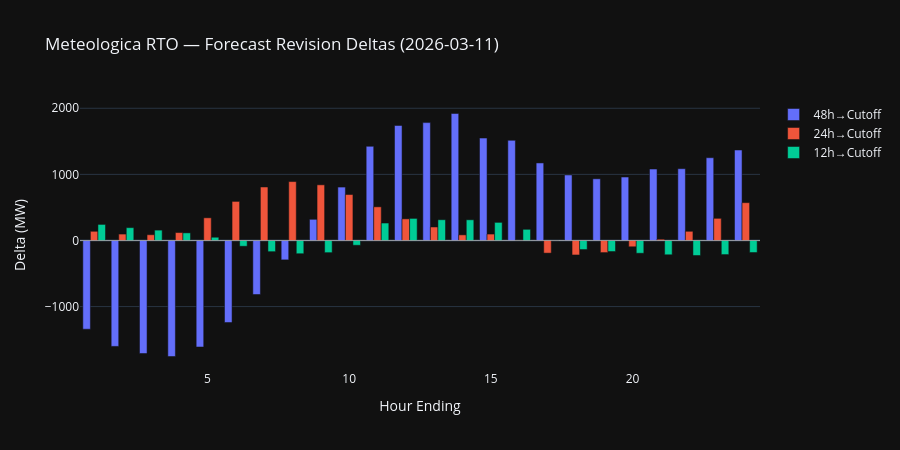

Here is the notebook cell this chart was saved with:
### Markdown cell above
## 4. Forecast Deltas — MW Changes at Each Lookback

### Code cell
# Grouped bar: delta_12h, delta_24h, delta_48h by hour_ending for latest date
fig = go.Figure()
for col, label, color in [
    ("delta_48h", "48h\u2192Cutoff", "#636EFA"),
    ("delta_24h", "24h\u2192Cutoff", "#EF553B"),
    ("delta_12h", "12h\u2192Cutoff", "#00CC96"),
]:
    fig.add_trace(go.Bar(
        x=df_latest["hour_ending"], y=df_latest[col],
        name=label, marker_color=color,
    ))

fig.update_layout(
    barmode="group",
    title=f"Meteologica RTO \u2014 Forecast Revision Deltas ({latest_date})",
    xaxis_title="Hour Ending", yaxis_title="Delta (MW)",
    template="plotly_dark", height=450,
)
fig.add_hline(y=0, line_color="white", line_width=0.5)
fig.show()

### Figure 1 — Plotly figure (JSON) as saved in the notebook; plotly's stock layout.template omitted (floating-point values rounded to 4 significant figures)
{"data": [{"marker": {"color": "#636EFA"}, "name": "48h→Cutoff", "type": "bar", "x": [1, 2, 3, 4, 5, 6, 7, 8, 9, 10, 11, 12, 13, 14, 15, 16, 17, 18, 19, 20, 21, 22, 23, 24], "y": [-1342.0, -1602.0, -1710.0, -1755.0, -1611.0, -1241.0, -817.0, -293.0, 320.0, 808.0, 1425.0, 1740.0, 1783.0, 1921.0, 1549.0, 1515.0, 1173.0, 991.0, 933.0, 960.0, 1081.0, 1086.0, 1252.0, 1369.0]}, {"marker": {"color": "#EF553B"}, "name": "24h→Cutoff", "type": "bar", "x": [1, 2, 3, 4, 5, 6, 7, 8, 9, 10, 11, 12, 13, 14, 15, 16, 17, 18, 19, 20, 21, 22, 23, 24], "y": [139.0, 97.0, 87.0, 120.0, 343.0, 591.0, 809.0, 891.0, 842.0, 695.0, 509.0, 327.0, 204.0, 85.0, 97.0, 1.0, -191.0, -219.0, -183.0, -95.0, 19.0, 139.0, 335.0, 572.0]}, {"marker": {"color": "#00CC96"}, "name": "12h→Cutoff", "type": "bar", "x": [1, 2, 3, 4, 5, 6, 7, 8, 9, 10, 11, 12, 13, 14, 15, 16, 17, 18, 19, 20, 21, 22, 23, 24], "y": [243.0, 194.0, 157.0, 115.0, 49.0, -87.0, -169.0, -200.0, -184.0, -72.0, 264.0, 334.0, 314.0, 313.0, 274.0, 169.0, 1.0, -137.0, -167.0, -193.0, -216.0, -227.0, -213.0, -182.0]}], "layout": {"barmode": "group", "height": 450, "shapes": [{"line": {"color": "white", "width": 0.5}, "type": "line", "x0": 0, "x1": 1, "xref": "x domain", "y0": 0, "y1": 0, "yref": "y"}], "title": {"text": "Meteologica RTO — Forecast Revision Deltas (2026-03-11)"}, "xaxis": {"title": {"text": "Hour Ending"}}, "yaxis": {"title": {"text": "Delta (MW)"}}}}
